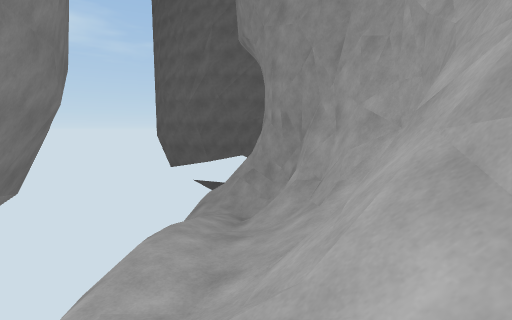
view 1 (above)

12 first-person views from a walk through a scene from a Unity 3-D project. The camera is 1.3 m above the floor, tilts 6° down and sees 85° across. The floor is counted in squares, 1 m on a side. Each view is taken from the middle of a square. On the plan, view 1 faces up. The plan holds only what a view shows up to about 13 squares ahead; the rest is blank. The place goes on beyond the plan.

view 2
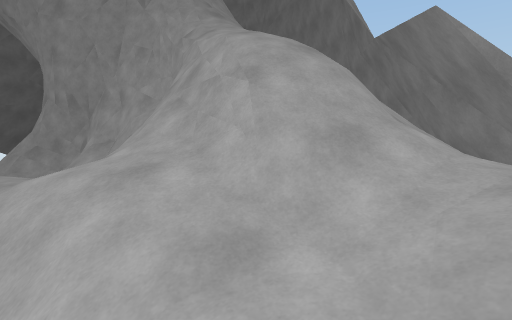

view 3
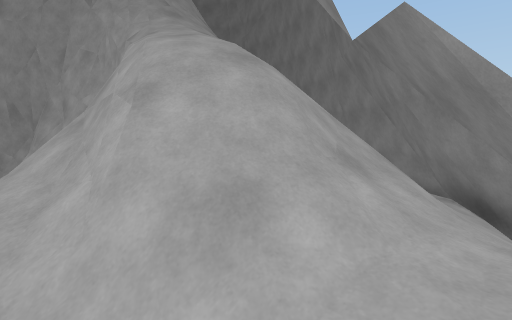

view 4
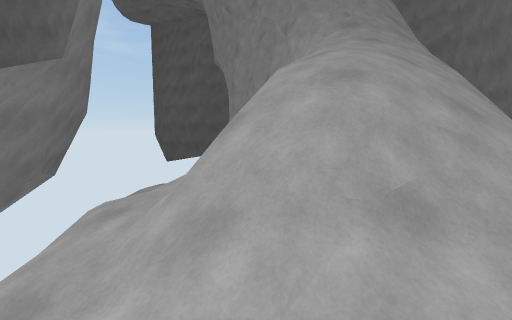

view 5
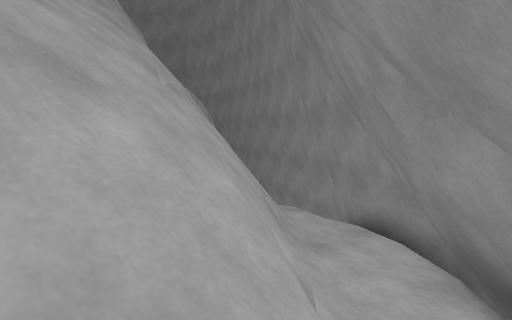

view 6
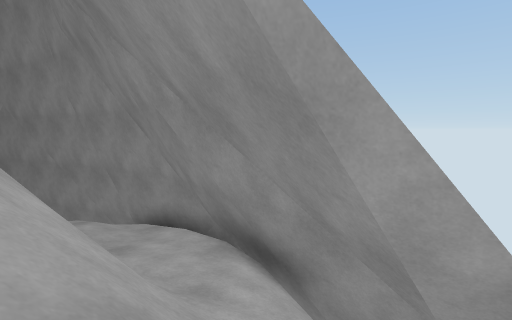

view 7
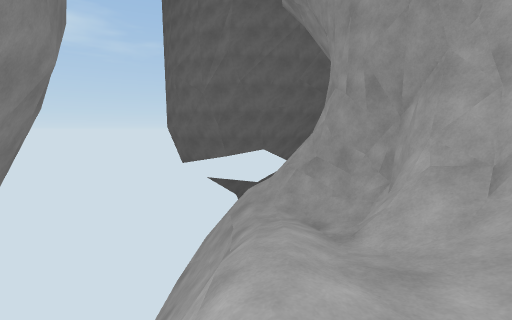

view 8
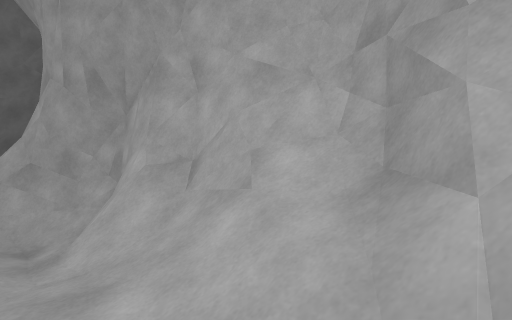

view 9
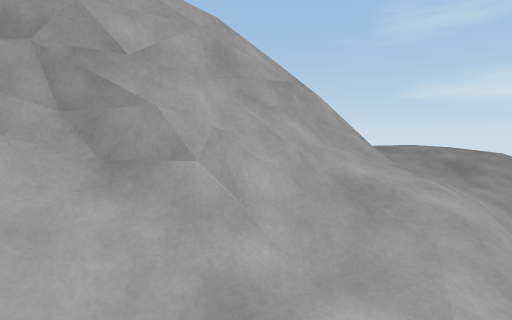

view 10
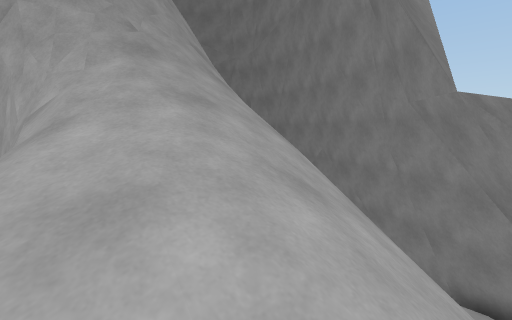

view 11
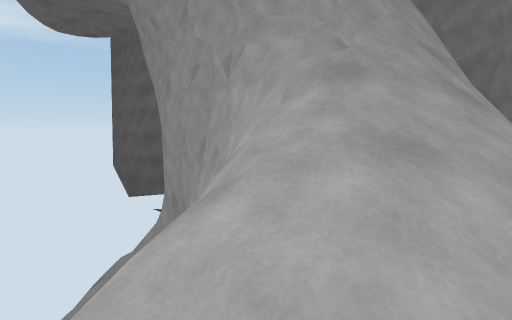

view 12
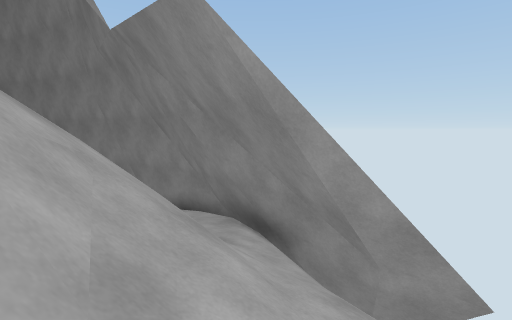

### Floor plan
Key: @ floor where view 1 was taken; # wall or solid block; x gap in a wall; . main floor; - floor 0.5 m lower than the main floor; : floor 0.75 m higher than the main floor; _ floor 0.75 m lower than the main floor; / step, stairs or slope; = window, fence, low wall or low ledge; ^ raised ledge; v drop or lower ground; O other object.
Columns run from 5 left of view 1 to 15 right of it. Each row starts with its distance up from view 1.
 13  vv/##
 12 vvv/##
 11 vvv//##
 10 vvv///##
  9  vv///##
  8    ///=#  ####
  7    ////#####=##
  6    /.//###///#
  5    /.//O# ////
  4    ../O##/////      #
  3    /.=##/////       #
  2     //##/////   // ##
  1     ://#///// ##//_#
  0     /@#//////##--_##
 -1     //#/##//##.-###
 -2    /////#////..##v
 -3    /.////// ..##v
 -4    /.//::   ###v
 -5        :   x##v
 -6            ^#vv
 -7             ^

Where each view was taken, in squares from view 1:
view 1: 0 up, 0 right, facing up
view 2: 4 down, 2 left, facing up-right
view 3: 4 down, 0 right, facing up-right
view 4: 5 down, 2 right, facing up
view 5: 3 down, 5 right, facing up-right
view 6: 3 down, 4 right, facing right
view 7: 3 up, 2 left, facing up
view 8: 3 up, 1 left, facing up-right
view 9: 5 up, 2 left, facing down-right
view 10: 0 up, 3 right, facing up-right
view 11: 1 up, 4 right, facing up
view 12: 3 down, 2 right, facing right
